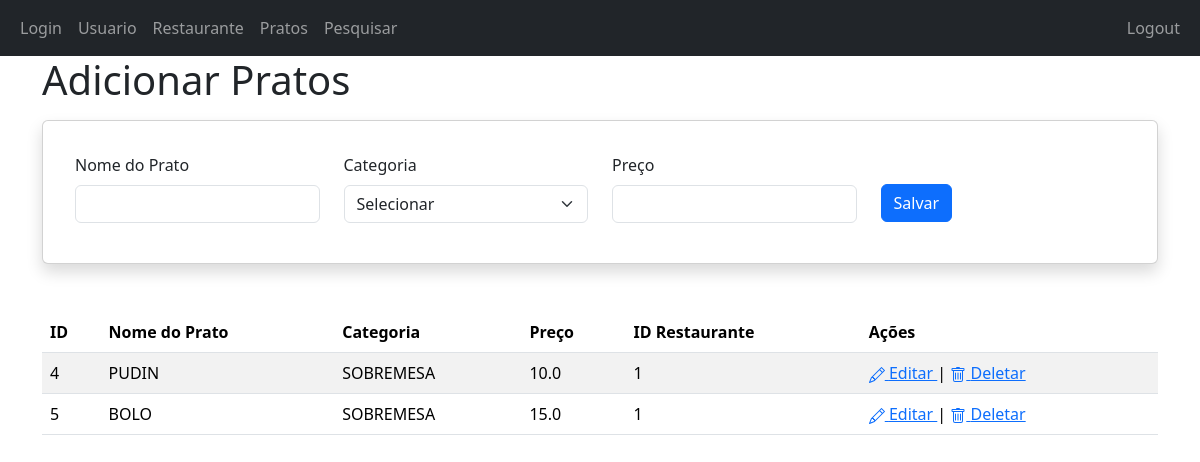
Page /pratos (signed in) on the committed database.
### models.py (models this page shows, shortened)
class Plate(db.Model):
    __tablename__ = constants.PLATES_TABLE_NAME
    id         = db.Column(db.Integer, primary_key = True)
    name       = db.Column(db.String(100), nullable = False)
    category   = db.Column(db.String(200), nullable = False)
    price      = db.Column(db.String(5), nullable = False)
    restaurant_id = db.Column(db.Integer, db.ForeignKey("restaurants.id"))
    created_on = db.Column(db.DateTime(), default=datetime.utcnow)

### visualizar_Pratos.py (the view)
@app.route(constants.ID_ROUTE_PLATES, methods=["POST", "GET"])
def home():
    if utils.is_empty_session():
        return utils.render_login_page(constants.MESSAGE_PLEASE_LOG_IN)
    logged_user_restaurant_id = get_restaurant_id_from_logged_user()
    if request.method == 'POST':
        plate = Plate(name=request.form['name'].upper(),
                      category=request.form['category'],
                      price=float(request.form['price']),
                      restaurant_id = logged_user_restaurant_id)
        try:
            utils.save_in_database(db, plate)
            return redirect(constants.ID_ROUTE_PLATES)
        except:
            print(constants.MESSAGE_ERROR_SAVING_PLATE)
            return redirect(constants.ID_ROUTE_PLATES)
    else:
        plates = get_plates_of_logged_user_restaurant(logged_user_restaurant_id)
        return render_template(constants.ID_PAGE_PLATES, plates=plates)

### utils.py (called while the page is built)
def is_empty_session():
    return constants.SESSION_ID not in session or session[constants.SESSION_ID] == None

### visualizar_Pratos.py (called while the page is built)
def get_restaurant_id_from_logged_user():
    user = session.get(constants.SESSION_ID)
    return user.restaurant_id

def get_plates_of_logged_user_restaurant(logged_user_restaurant_id):
    return Plate.query.filter(Plate.restaurant_id == logged_user_restaurant_id).all()

### templates/pratos.html (shortened to what this page needs)
{% extends "aplicacao.html" %}
{% block content %}
<div class="container">
    <h1 class="mb-3">Adicionar Pratos</h1>
    <div class="card shadow p-3 mb-5 bg-body rounded">
        <form method="POST" action="/pratos" class="m-3">
            <div class="row">
                <div class="col">
                    <div class="mb-2">
                        <label for="fieldName" class="form-label">Nome do Prato</label>
                        <input type="text" class="form-control" id="fieldName" name="name" required>
                    </div>
                </div>
                <div class="col">
                    <div class="mb-2">
                        <label for="fieldCategory" class="form-label">Categoria</label>
                        <select id="fieldCategory" class="form-select" required name="category">
                            <option value="-" selected>Selecionar</option>
                        </select>
                    </div>
                </div>
                <div class="col">
                    <div class="mb-2">
                        <label for="fieldPrice" class="form-label">Preço</label>
                        <input type="text" class="form-control" id="fieldPrice" name="price" required>
                    </div>
                </div>
                <div class="col" style="padding-top: 23px;">
                    <div class="mt-2">
                        <button id="btnRegister" type="submit" class="btn btn-primary">Salvar</button>
                    </div>
                </div>
            </div>
        </form>
    </div>
    <div class="mt-3">
        <table class="table table-striped">
            <thead class="thead-dark">
                <th>ID</th>
                <th>Nome do Prato</th>
                <th>Categoria</th>
                <th>Preço</th>
                <th>ID Restaurante</th>
                <th>Ações</th>
            </thead>
            <tbody>
                {% for plate in plates %}
                <tr>
                    <td>{{ plate.id }}</td>
                    <td>{{ plate.name }}</td>
                    <td>{{ plate.category }}</td>
                    <td>{{ plate.price }}</td>
                    <td>{{ plate.restaurant_id }}</td>
                    <td>
                        <a href="#" data-plate-id="{{ plate.id }}" data-bs-toggle="modal" data-bs-target="#modalEditPlate" onclick="loadModalFieldsEditPanel(this)">
                            Editar
                        </a> |
                        <a href="/plates/delete/{{ plate.id }}">
                            Deletar
                        </a>
                    </td>
                </tr>
                {% endfor %}
            </tbody>
        </table>
    </div>
</div>
{% endblock %}

### rows in the picture
Plate: id "4", name "PUDIN", category "SOBREMESA", price "10.0", restaurant_id "1"
Plate: id "5", name "BOLO", category "SOBREMESA", price "15.0", restaurant_id "1"
